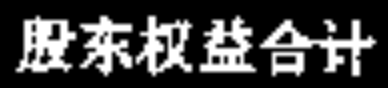
#> input picture data/sample/66_sample_10.png, 388 x 88 px
$ python -i read_picture.py   (imports and definitions only)
#> lines starting #> are read from the running program, lines starting #| are printed output that depends on the picture; after the words box and inside, x2 and y2 are one past the last pixel; in counts of white or black regions, pixels touching at a corner belong together
#读取图片，初步处理，二值化
#获取表格线
#获取轮廓并筛选出单元格的轮廓
#根据单元格轮廓利用掩膜筛选出需要定位的文本
#定位文本并框选出来

#coding = utf-8
import cv2
import numpy as np

class ReadTable:
    kernel_rect_3_3 = cv2.getStructuringElement(cv2.MORPH_RECT, (3, 3))

    def __init__(self):
        pass

    def thres_img(self,img_path,max_threshold = 232,text_threshold = 190,close_num = 1,dnmt_hor=50,dnmt_ver=50,is_noise_point = False):
        """
        [外方]将src单阈值二值化，筛去色块，获得纯粹黑色线条，并做反向操作，获得黑底白线，供后续使用
        :param img_path: 输入的图像地址
        :param max_threshold: 二值化，获取表格线框时的最大阈值
        :param text_threshold: 二值化，获取表格全部内容的时候的阈值
        :param close_num: 开闭操作的次数
        :return:
        """
#> called with img_path = 'data/sample/66_sample_10.png', max_threshold = 232, text_threshold = 190, close_num = 1, dnmt_hor = 50, dnmt_ver = 50, is_noise_point = False
        assert isinstance(img_path,str) and isinstance(max_threshold,int)
        assert isinstance(text_threshold,int) and isinstance(close_num,int)
        src = cv2.imread(img_path)
#> src is the input picture: shape (88, 388, 3); min 0, max 255, mean 68
        # gray_src = cv2.cvtColor(src,cv2.COLOR_BGR2GRAY)
        gray_src = self.remove_red(src)
        cv2.imwrite(r'..\data\gray_src.png', gray_src)
        _, thresh_src = cv2.threshold(gray_src, max_threshold, 255, cv2.THRESH_BINARY)
        cv2.bitwise_not(thresh_src, thresh_src)  # 取反
        cv2.imwrite(r'..\data\thresh_src1.png', thresh_src)
        thresh_src2 = self.get_lines(thresh_src, dnmt_hor,dnmt_ver)
        cv2.imwrite(r'..\data\thresh_src2.png', thresh_src2)
        clean_src = cv2.morphologyEx(thresh_src2, cv2.MORPH_CLOSE, self.kernel_rect_3_3, None, None, close_num)
        _, thresh_src = cv2.threshold(gray_src, text_threshold, 255, cv2.THRESH_BINARY)
        cv2.bitwise_not(thresh_src, thresh_src)  # 取反
        cv2.imwrite(r'..\data\thresh_src.png',thresh_src)
        if is_noise_point:
            kerner1 = cv2.getStructuringElement(cv2.MORPH_RECT, (3, 1))
            src1 =cv2.morphologyEx(thresh_src,cv2.MORPH_OPEN,kerner1,None,None,1)
            kerner2 = cv2.getStructuringElement(cv2.MORPH_RECT, (1, 3))
            src2 = cv2.morphologyEx(thresh_src, cv2.MORPH_OPEN, kerner2, None, None, 1)
            cv2.bitwise_or(src1,src2,thresh_src)
        return thresh_src,clean_src,src

    def remove_red(self, src):
        """
        移除红色印章，并转为灰度图
        :param src: 原始图片
        :return:
        """
        assert isinstance(src,np.ndarray)
        # 利用hsv方法将红色部分提取出来
        hsv_src = cv2.cvtColor(src, cv2.COLOR_BGR2HSV)
#> hsv_src: shape (88, 388, 3); mean H, S, V 0, 0, 68
        lower_red = np.array([140, 25, 0])#红色部分的参数区间，包含两部分
        upper_red = np.array([180, 255, 255])
        mask = cv2.inRange(hsv_src, lower_red, upper_red)
#> mask: shape (88, 388); every value is 0
        lower_red1 = np.array([0, 25, 0])
        upper_red1 = np.array([10, 255, 255])
        mask1 = cv2.inRange(hsv_src, lower_red1, upper_red1)
        mask_all = mask + mask1
        res = cv2.bitwise_and(src, src, mask=mask_all)
#> res: shape (88, 388, 3); every value is 0
        gray_red = cv2.cvtColor(res, cv2.COLOR_BGR2GRAY)
        cv2.imwrite(r'..\data\gray_red.png', gray_red)

        #将原图的红色部分设置为白色
        gray_src = cv2.cvtColor(src, cv2.COLOR_BGR2GRAY)
        rows, cols = gray_red.shape
#> rows = 88; cols = 388
        for i in range(rows):
            for j in range(cols):
                value = gray_red[i, j]
                if value != 0:
                    gray_src[i, j] = 255
        cv2.imwrite(r'..\data\gray_src2.png', gray_src)

        #通道分离，仅对红色通道进行阈值处理
        b_channel, g_channel, r_channel = cv2.split(src)
        _, thresh_src1 = cv2.threshold(r_channel, 200, 255, cv2.THRESH_BINARY)
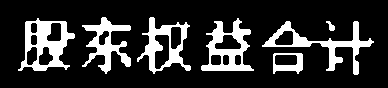
#> thresh_src1: shape (88, 388); 18.9% white; 7 white regions, largest, box (x1, y1, x2, y2) and area: (18, 18, 75, 71) 1376, (262, 21, 374, 75) 1280, (201, 18, 254, 71) 1224
        cv2.imwrite(r'..\data\thresh_src11.png', thresh_src1)

        #将上面得到的阈值处理后的图片增添到灰度图中.
        for i in range(rows):
            for j in range(cols):
                value = thresh_src1[i, j]
                value_gray = gray_src[i,j]
                if value == 0 and value_gray !=0:#当二值化图thresh_src1中为黑色,灰度图中对应位置不为黑色时，将gray_src对应的位置也改成黑色
                    gray_src[i, j] = 0
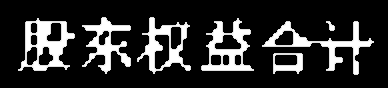
#> gray_src: shape (88, 388); min 0, max 255, mean 46.1
#> in thres_img, `_, thresh_src = cv2.threshold(gray_src, max_threshold, 255, cv2.THRESH..`:
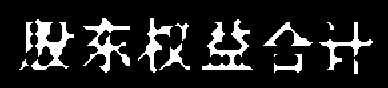
#> thresh_src: shape (88, 388); 13.6% white; 14 white regions (1 under 20 px), largest, box (x1, y1, x2, y2) and area: (202, 19, 253, 70) 904, (31, 19, 74, 70) 859, (83, 18, 130, 73) 804
        cv2.imwrite(r'..\data\gray_src3.png', gray_src)
        return gray_src

    def get_lines(self,thresh_src,dnmt_hor,dnmt_ver):
        """
        [秘方]获取表格线
        :param thresh_src:
        :return:
        """
#> called with dnmt_hor = 50, dnmt_ver = 50
        assert isinstance(thresh_src,np.ndarray)
        #获取水平线
        shape_hor = int(thresh_src.shape[0] / dnmt_hor)
#> shape_hor = 1
        if shape_hor == 0:
            shape_hor = 1
        kernel_hor = cv2.getStructuringElement(cv2.MORPH_RECT, (shape_hor, 1))  # 获取n*1的矩形结构元素
#> kernel_hor = [1]
        bin_src_hor = cv2.morphologyEx(thresh_src, cv2.MORPH_OPEN, kernel_hor, None, None, 1)  # 做一次开操作，先腐蚀后膨胀，一次
        bin_src_hor = cv2.morphologyEx(bin_src_hor, cv2.MORPH_DILATE, kernel_hor, None, None, 1) #继续膨胀，延伸线条

        #获取垂直线
        shape_ver = int(thresh_src.shape[0] / dnmt_ver)
#> shape_ver = 1
        if shape_ver == 0:
            shape_ver = 1
        kernel_ver = cv2.getStructuringElement(cv2.MORPH_RECT, (1, shape_ver))  # 获取1*n的矩形结构元素
#> kernel_ver = [1]
        bin_src_ver = cv2.morphologyEx(thresh_src, cv2.MORPH_OPEN, kernel_ver, None, None, 1)  # 做一次开操作，先腐蚀后膨胀，一次
        bin_src_ver = cv2.morphologyEx(bin_src_ver, cv2.MORPH_DILATE, kernel_ver, None, None, 1) #继续膨胀，延伸线条

        #水平线垂直线合并
        bin_src_mask = bin_src_hor + bin_src_ver  # 水平线和垂直线或操作，都显示在图像里

        #用正方的kernel消除一些局部坑洞
        bin_src_mask = cv2.morphologyEx(bin_src_mask, cv2.MORPH_CLOSE, self.kernel_rect_3_3, None, None, 1)  # 做一次闭操作，先膨胀后腐蚀，一次
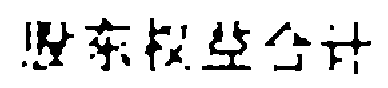
#> bin_src_mask: shape (88, 388); values 0 (black) and 254 (white), 87.3% white; 20 black regions (3 under 20 px), largest, box (x1, y1, x2, y2) and area: (202, 21, 251, 70) 852, (37, 21, 74, 66) 734, (321, 22, 371, 70) 494
        return bin_src_mask

>>> result = ReadTable().thres_img('data/sample/66_sample_10.png')

$ run again, on data/sample/66_sample_100.png
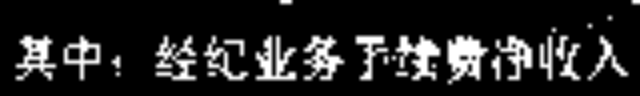
#> input picture data/sample/66_sample_100.png, 640 x 96 px
#> in thres_img, src is the input picture: shape (96, 640, 3); min 0, max 255, mean 37.8
#> hsv_src: shape (96, 640, 3); mean H, S, V 0, 0, 37.8
#> mask: shape (96, 640); every value is 0
#> res: shape (96, 640, 3); every value is 0
#> thresh_src1: shape (96, 640); 8.3% white; 37 white regions (11 under 20 px), largest, box (x1, y1, x2, y2) and area: (449, 37, 486, 79) 816, (398, 37, 439, 79) 584, (257, 38, 295, 79) 488
#> after the loop in remove_red, `for i in range(rows):`:
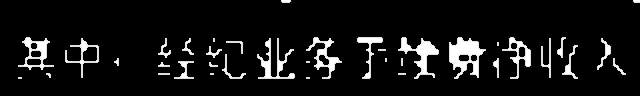
#> gray_src: shape (96, 640); min 0, max 255, mean 19.6
#> in get_lines, `bin_src_mask = cv2.morphologyEx(bin_src_mask, cv2.MORPH_CLOSE, self.ke..`:
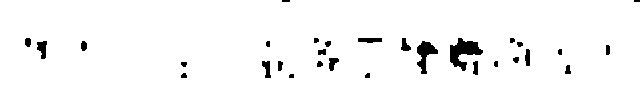
#> bin_src_mask: shape (96, 640); values 0 (black) and 254 (white), 96.6% white; 30 black regions (3 under 20 px), largest, box (x1, y1, x2, y2) and area: (450, 38, 483, 71) 532, (417, 41, 438, 74) 325, (37, 41, 47, 59) 121

$ run again, on data/sample/66_sample_101.png
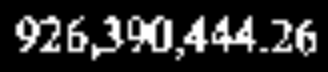
#> input picture data/sample/66_sample_101.png, 328 x 72 px
#> in thres_img, src is the input picture: shape (72, 328, 3); min 0, max 255, mean 47.3
#> hsv_src: shape (72, 328, 3); mean H, S, V 0, 0, 47.3
#> mask: shape (72, 328); every value is 0
#> res: shape (72, 328, 3); every value is 0
#> in remove_red, `_, thresh_src1 = cv2.threshold(r_channel, 200, 255, cv2.THRESH_BINARY)`:
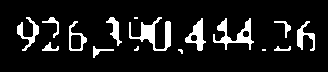
#> thresh_src1: shape (72, 328); 10.6% white; 16 white regions (4 under 20 px), largest, box (x1, y1, x2, y2) and area: (129, 17, 171, 51) 520, (213, 18, 254, 50) 448, (185, 18, 206, 51) 296
#> in get_lines, `bin_src_mask = cv2.morphologyEx(bin_src_mask, cv2.MORPH_CLOSE, self.ke..`:
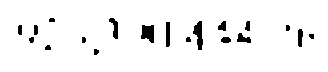
#> bin_src_mask: shape (72, 328); values 0 (black) and 254 (white), 95.2% white; 19 black regions, largest, box (x1, y1, x2, y2) and area: (141, 25, 154, 43) 181, (193, 21, 203, 50) 172, (109, 18, 118, 39) 102

$ run again, on data/sample/66_sample_102.png
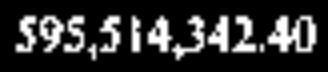
#> input picture data/sample/66_sample_102.png, 328 x 72 px
#> in thres_img, src is the input picture: shape (72, 328, 3); min 0, max 255, mean 50.9
#> hsv_src: shape (72, 328, 3); mean H, S, V 0, 0, 50.9
#> mask: shape (72, 328); every value is 0
#> res: shape (72, 328, 3); every value is 0
#> in remove_red, `_, thresh_src1 = cv2.threshold(r_channel, 200, 255, cv2.THRESH_BINARY)`:
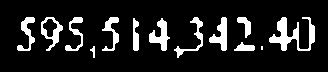
#> thresh_src1: shape (72, 328); 12.4% white; 13 white regions (1 under 20 px), largest, box (x1, y1, x2, y2) and area: (269, 17, 315, 51) 624, (149, 18, 170, 51) 320, (209, 17, 227, 51) 304
#> in get_lines, `bin_src_mask = cv2.morphologyEx(bin_src_mask, cv2.MORPH_CLOSE, self.ke..`:
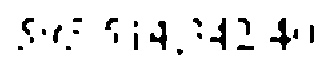
#> bin_src_mask: shape (72, 328); values 0 (black) and 254 (white), 93.1% white; 22 black regions (2 under 20 px), largest, box (x1, y1, x2, y2) and area: (270, 18, 291, 50) 263, (150, 21, 167, 50) 227, (210, 18, 226, 50) 218
